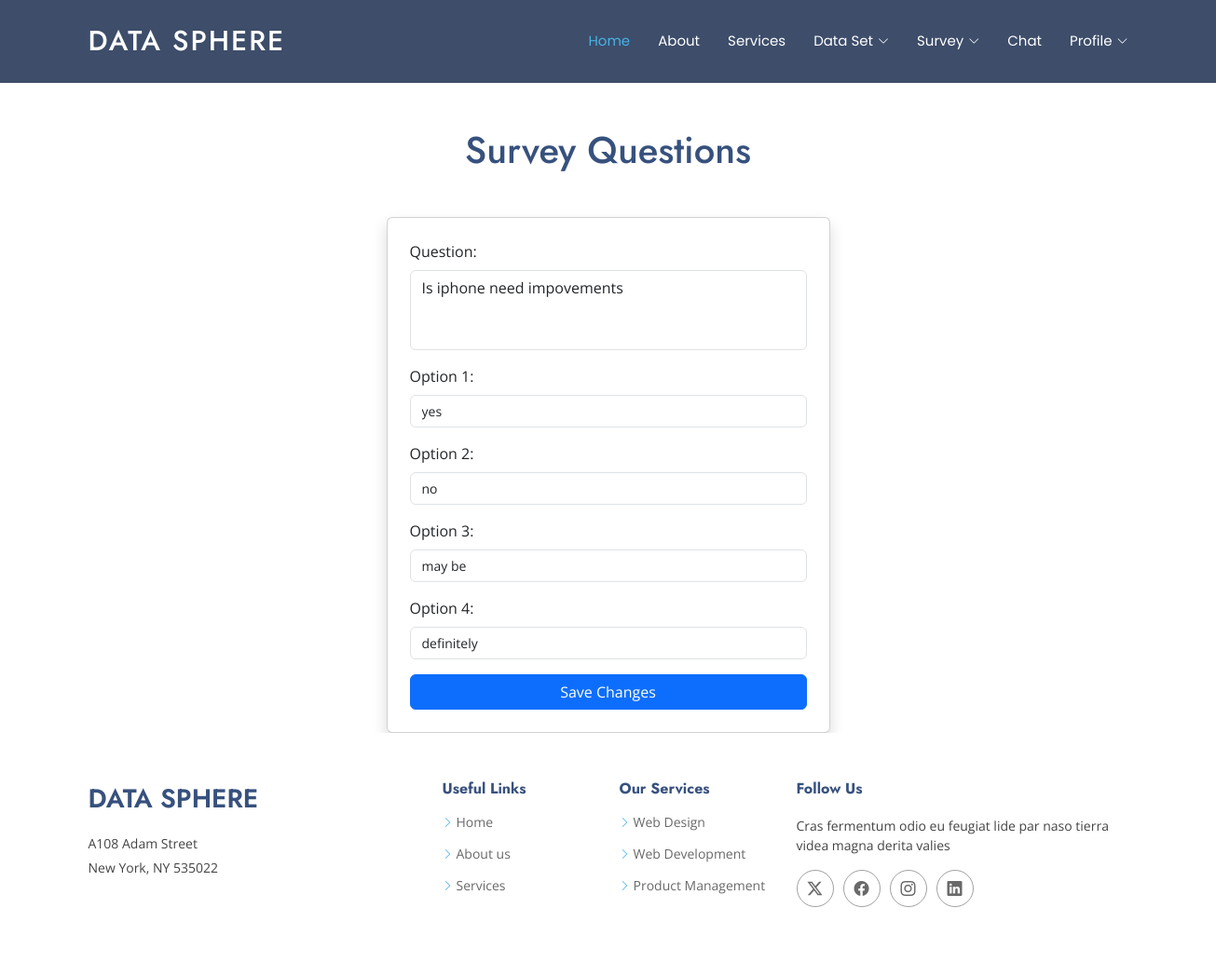
The page /survey_edit/10/ on the database its author committed.
### Dataapp/models.py (models this page shows)
class Survey(models.Model):
    question=models.CharField(max_length=500)
    option1=models.CharField(max_length=100)
    option2=models.CharField(max_length=100)
    option3=models.CharField(max_length=100,null=True,blank=True)
    option4=models.CharField(max_length=100,null=True,blank=True)
    login=models.ForeignKey(Login,on_delete=models.CASCADE)

### Dataapp/views.py (the view)
# urls.py: path('survey_edit/<int:id>/',views.survey_edit,name='survey_edit'),
def survey_edit(request, id):
    user=get_object_or_404(Survey, id=id)
    if request.method=='POST':
        form=SurveyForm(request.POST,instance=user)
        if form.is_valid():
            form.save()
            return redirect('survey_view')
    else:
        form=SurveyForm(instance=user)
    return render(request,'bussiness/buss_survey_edit.html',{'form':form})

### Dataapp/templates/bussiness/buss_survey_edit.html (shortened to what this page needs)
{% extends "bussiness/header.html" %}
{% load static %}
{% block content %}
<br><br>
<h1 class="text-center mb-4">Survey Questions</h1>
<div class="container mt-5">
    <div class="card shadow p-4">
        <form method="post">
            <div class="mb-3">
                <label for="id_question" class="form-label">Question:</label>
                {{ form.question }}
            </div>
            <div class="mb-3">
                <label for="id_option1" class="form-label">Option 1:</label>
                {{ form.option1 }}
            </div>
            <div class="mb-3">
                <label for="id_option2" class="form-label">Option 2:</label>
                {{ form.option2 }}
            </div>
            <div class="mb-3">
                <label for="id_option3" class="form-label">Option 3:</label>
                {{ form.option3 }}
            </div>
            <div class="mb-3">
                <label for="id_option4" class="form-label">Option 4:</label>
                {{ form.option4 }}
            </div>
            <button type="submit" class="btn btn-primary w-100">Save Changes</button>
        </form>
    </div>
</div>
{% endblock %}

### Dataapp/static/user/assets/css/main.css (style rules this page uses)
:root { --default-font: "Open Sans", system-ui, -apple-system, "Segoe UI", Roboto, "Helvetica Neue", Arial, "Noto Sans", "Liberation Sans", sans-serif, "Apple Color Emoji", "Segoe UI Emoji", "Segoe UI Symbol", "Noto Color Emoji"; --heading-font: "Jost", sans-serif; --nav-font: "Poppins", sans-serif; }
:root { --background-color: #ffffff; --default-color: #444444; --heading-color: #37517e; --accent-color: #47b2e4; --surface-color: #ffffff; --contrast-color: #ffffff; }
:root { --nav-color: #ffffff; --nav-hover-color: #47b2e4; --nav-mobile-background-color: #ffffff; --nav-dropdown-background-color: #ffffff; --nav-dropdown-color: #444444; --nav-dropdown-hover-color: #47b2e4; }
:root { scroll-behavior: smooth; }
body { color: var(--default-color); background-color: var(--background-color); font-family: var(--default-font); }
h1, h2, h3, h4, h5, h6 { color: var(--heading-color); font-family: var(--heading-font); }

### Dataapp/templates/bussiness/buss_survey_edit.html (style rules this page uses)
.container.mt-5 { max-width: 500px; }

### rows shown on the page
Survey: question "Is iphone need impovements", option1 "yes", option2 "no", option3 "may be", option4 "definitely"
